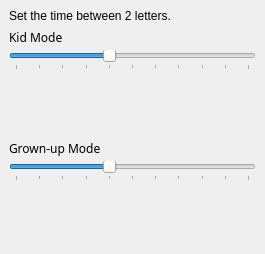
<ui version="4.0" >
 <author></author>
 <comment></comment>
 <exportmacro></exportmacro>
 <class>timerui</class>
 <widget class="QWidget" name="timerui" >
  <property name="geometry" >
   <rect>
    <x>0</x>
    <y>0</y>
    <width>265</width>
    <height>254</height>
   </rect>
  </property>
  <property name="windowTitle" >
   <string>Form</string>
  </property>
  <layout class="QGridLayout" >
   <property name="margin" >
    <number>9</number>
   </property>
   <property name="spacing" >
    <number>6</number>
   </property>
   <item row="0" column="0" >
    <layout class="QVBoxLayout" >
     <property name="margin" >
      <number>0</number>
     </property>
     <property name="spacing" >
      <number>6</number>
     </property>
     <item>
      <widget class="QLabel" name="label_2" >
       <property name="text" >
        <string>Set the time between 2 letters.</string>
       </property>
      </widget>
     </item>
     <item>
      <layout class="QGridLayout" >
       <property name="margin" >
        <number>0</number>
       </property>
       <property name="spacing" >
        <number>4</number>
       </property>
       <item row="2" column="0" >
        <spacer>
         <property name="orientation" >
          <enum>Qt::Horizontal</enum>
         </property>
         <property name="sizeHint" >
          <size>
           <width>219</width>
           <height>20</height>
          </size>
         </property>
        </spacer>
       </item>
       <item row="1" column="0" colspan="2" >
        <widget class="QSlider" name="kcfg_KidTimer" >
         <property name="toolTip" >
          <string>Time during which the Hint is displayed.</string>
         </property>
         <property name="whatsThis" >
          <string>You can set the time for displaying the Hint tooltip. Default is 3 seconds but younger children might need longer time to be able to read the Hint.</string>
         </property>
         <property name="maximum" >
          <number>10</number>
         </property>
         <property name="value" >
          <number>4</number>
         </property>
         <property name="orientation" >
          <enum>Qt::Horizontal</enum>
         </property>
         <property name="tickPosition" >
          <enum>QSlider::TicksBelow</enum>
         </property>
         <property name="tickInterval" >
          <number>1</number>
         </property>
        </widget>
       </item>
       <item row="0" column="0" colspan="2" >
        <widget class="QLabel" name="label" >
         <property name="text" >
          <string>&lt;html>&lt;head>&lt;meta name="qrichtext" content="1" />&lt;/head>&lt;body style=" white-space: pre-wrap; font-family:Sans Serif; font-size:9pt; font-weight:400; font-style:normal; text-decoration:none;">&lt;p style=" margin-top:0px; margin-bottom:0px; margin-left:0px; margin-right:0px; -qt-block-indent:0; text-indent:0px;">Kid Mode&lt;/p>&lt;/body>&lt;/html></string>
         </property>
        </widget>
       </item>
       <item row="3" column="1" >
        <spacer>
         <property name="orientation" >
          <enum>Qt::Vertical</enum>
         </property>
         <property name="sizeHint" >
          <size>
           <width>20</width>
           <height>20</height>
          </size>
         </property>
        </spacer>
       </item>
       <item row="2" column="1" >
        <widget class="QLabel" name="timeKidLabel" >
         <property name="text" >
          <string/>
         </property>
        </widget>
       </item>
      </layout>
     </item>
     <item>
      <layout class="QGridLayout" >
       <property name="margin" >
        <number>0</number>
       </property>
       <property name="spacing" >
        <number>4</number>
       </property>
       <item row="2" column="0" >
        <spacer>
         <property name="orientation" >
          <enum>Qt::Horizontal</enum>
         </property>
         <property name="sizeHint" >
          <size>
           <width>219</width>
           <height>20</height>
          </size>
         </property>
        </spacer>
       </item>
       <item row="1" column="0" colspan="2" >
        <widget class="QSlider" name="kcfg_GrownTimer" >
         <property name="toolTip" >
          <string>Time during which the Hint is displayed.</string>
         </property>
         <property name="whatsThis" >
          <string>You can set the time for displaying the Hint tooltip. Default is 3 seconds but younger children might need longer time to be able to read the Hint.</string>
         </property>
         <property name="maximum" >
          <number>10</number>
         </property>
         <property name="value" >
          <number>4</number>
         </property>
         <property name="orientation" >
          <enum>Qt::Horizontal</enum>
         </property>
         <property name="tickPosition" >
          <enum>QSlider::TicksBelow</enum>
         </property>
         <property name="tickInterval" >
          <number>1</number>
         </property>
        </widget>
       </item>
       <item row="0" column="0" colspan="2" >
        <widget class="QLabel" name="label_3" >
         <property name="text" >
          <string>&lt;html>&lt;head>&lt;meta name="qrichtext" content="1" />&lt;/head>&lt;body style=" white-space: pre-wrap; font-family:Sans Serif; font-size:9pt; font-weight:400; font-style:normal; text-decoration:none;">&lt;p style=" margin-top:0px; margin-bottom:0px; margin-left:0px; margin-right:0px; -qt-block-indent:0; text-indent:0px;">Grown-up Mode&lt;/p>&lt;/body>&lt;/html></string>
         </property>
        </widget>
       </item>
       <item row="3" column="1" >
        <spacer>
         <property name="orientation" >
          <enum>Qt::Vertical</enum>
         </property>
         <property name="sizeHint" >
          <size>
           <width>20</width>
           <height>20</height>
          </size>
         </property>
        </spacer>
       </item>
       <item row="2" column="1" >
        <widget class="QLabel" name="timeGrownLabel" >
         <property name="text" >
          <string/>
         </property>
        </widget>
       </item>
      </layout>
     </item>
    </layout>
   </item>
  </layout>
 </widget>
 <pixmapfunction></pixmapfunction>
 <resources/>
 <connections/>
</ui>
